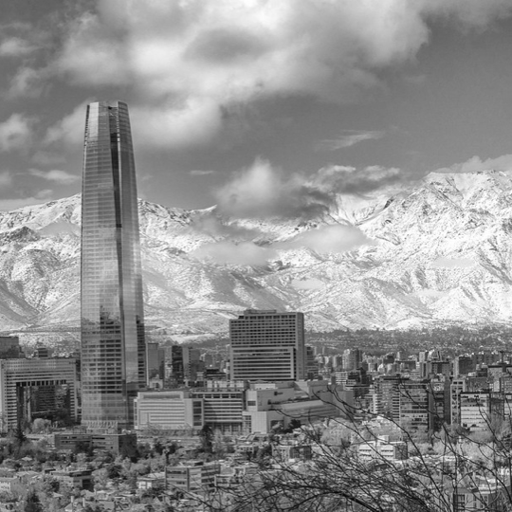
#> input picture T3/santiago512.png, 512 x 512 px
$ python t3.py
#> lines starting #> are read from the running program, lines starting #| are printed output that depends on the picture; after the words box and inside, x2 and y2 are one past the last pixel; in counts of white or black regions, pixels touching at a corner belong together
import cv2
import numpy as np
from matplotlib import pyplot as plt
from scipy.fftpack import dct, fft
from skimage import color, data, restoration

def gkern(l=5, sig=1.):
    """
    creates gaussian kernel with side length l and a sigma of sig
    """
    # código sacado de : https://stackoverflow.com/questions/29731726/how-to-calculate-a-gaussian-kernel-matrix-efficiently-in-numpy
    ax = np.linspace(-(l - 1) / 2., (l - 1) / 2., l)
    xx, yy = np.meshgrid(ax, ax)

    kernel = np.exp(-0.5 * (np.square(xx) + np.square(yy)) / np.square(sig))

    return kernel / np.sum(kernel)

def calculate_largue(maximo, grupos):
    return maximo-grupos + 1

def degradacion_vertical(path, n):
#> called with path = 'santiago512.png', n = 57
    img = cv2.imread(f'{path}', cv2.IMREAD_GRAYSCALE)
#> img is the input picture: shape (512, 512); min 5, max 255, mean 142.1
    shape = img.shape
#> shape = (512, 512)
    M = shape[1]
#> M = 512
    N = calculate_largue(shape[0], n)
#> N = 456
    H = np.zeros((N, M))
    h_row = [1/n]*n
    for i in range(N):
        H[i][i:n+i] = h_row
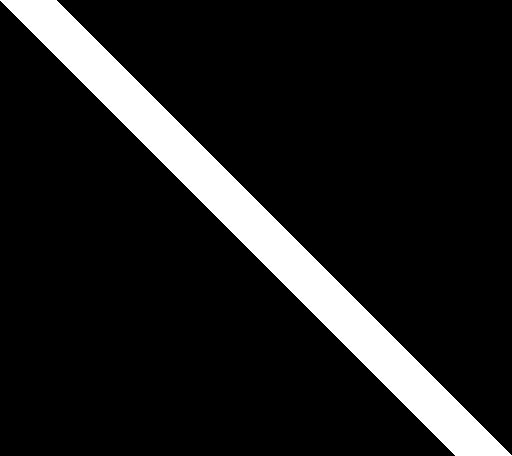
#> H: shape (456, 512) float64; values 0 (black) and 0.0175 (white), 11.1% white; 1 white region, box (x1, y1, x2, y2) and area: (0, 0, 512, 456) 25992

    result = np.round(H.dot(img))
    return img, result, H

def find_A(H,W):
    lammbda = 10**6
    first =lammbda * (np.transpose(H).dot(H))
    second = np.transpose(W).dot(W)
#> second: shape (512, 512) float64; values 0 (black) and 1 (white), 0.2% white in thin lines or dots
    A = lammbda*np.linalg.inv(first + second)
    A = A.dot(np.transpose(H))
#> A: shape (512, 456) float64
    return A

def restauracion_normal(degradacion, H, tipo = "vertical"):
    shape = H.shape #antes degradacion.shape
    W = np.identity(shape[1])
    A = find_A(H,W)
    if tipo == "vertical":
        restauracion = A.dot(degradacion)
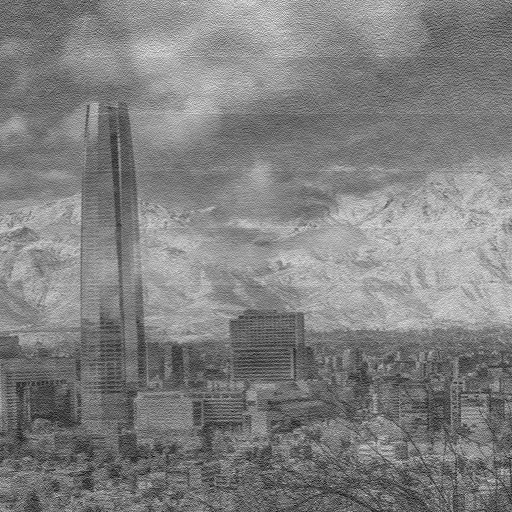
#> restauracion: shape (512, 512) float64; min -65.8, max 346.1, mean 142.1; drawn with min black and max white
    elif tipo == "c":
        restauracion = np.transpose(A).dot(degradacion)
    else:
        restauracion = A.dot(degradacion.flatten())
        restauracion = np.reshape(restauracion, (64,64))
    return restauracion

def calcular_error(original, restauracion):
    error = np.round(np.average((np.abs(original-restauracion)/255)*100), 2)
#> error = 8.9
    print("el error es:", error)
#| el error es: 8.9
    plt.imshow(restauracion, cmap="gray")
    plt.show()

def restauracion_minio(degradacion, H):
    shape = H.shape
#> shape = (456, 512)
    N = shape[0]
#> N = 456
    P = np.identity(shape[0])
    for _ in range(shape[1]-N):
        P = np.insert(P, P.shape[1], np.array([0]*shape[0]), 1)
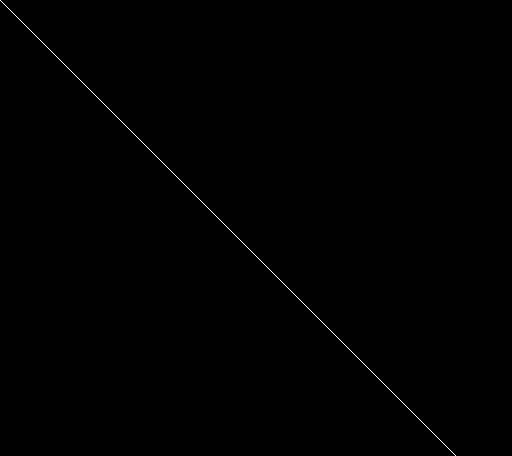
#> P: shape (456, 512) float64; values 0 (black) and 1 (white), 0.2% white in thin lines or dots, all inside (x1, y1, x2, y2) = (0, 0, 456, 456)

    W = P-H
    A = find_A(H,W)
    restauracion = A.dot(degradacion)
#| el error es: 8.89
    return restauracion

def restauracion_dct(degradacion, H, n):
#> called with n = 8
    M = H.shape[1]
#> M = 512
    K = np.identity(M)
    D = dct(np.eye(M), axis=0)
    kernel = gkern(2*n, n)

    K[0:n, 0:n] *= kernel[0:n, 0:n]
    W = K.dot(D)
    A = find_A(H,W)
#> in find_A (call 3), `A = A.dot(np.transpose(H))`:
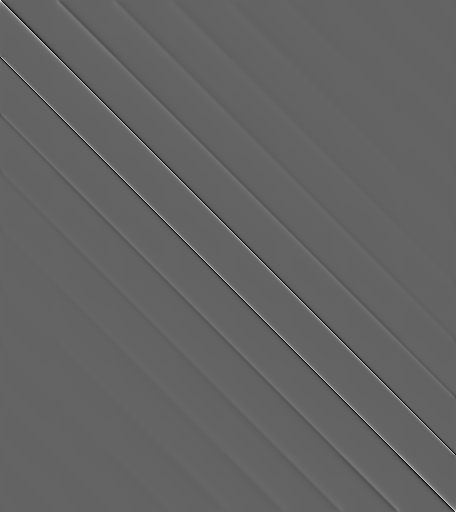
#> A: shape (512, 456) float64; min -5.89, max 9.13, mean 0.00219; drawn with min black and max white
    restauracion = A.dot(degradacion)
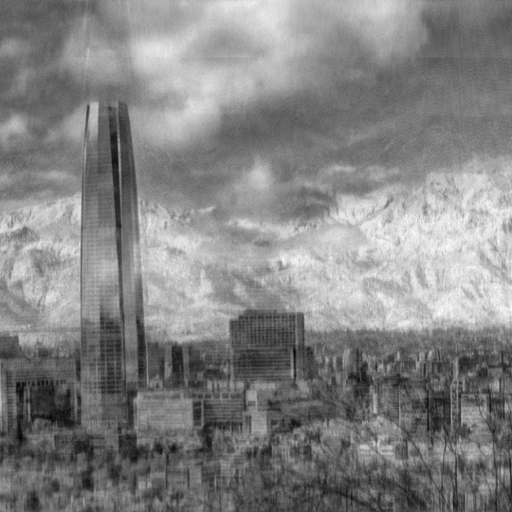
#> restauracion: shape (512, 512) float64; min 9.76, max 265.3, mean 142.1; drawn with min black and max white
#| el error es: 3.98
    return restauracion

def degradacion_foco(path, n):
#> called with path = 'moon64.png', n = 5
    img = cv2.imread(f'{path}', cv2.IMREAD_GRAYSCALE)
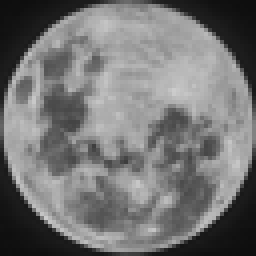
#> input picture T3/moon64.png, 64 x 64 px (shown 4 times larger)
#> img is the input picture: shape (64, 64); min 14, max 204, mean 116.5
    img_columnizada = []
    M, C = img.shape[0], img.shape[1]
#> M = 64; C = 64
    N = calculate_largue(M, n)
#> N = 60
    img_columnizada = img.flatten()
#> img_columnizada = 4096 values, max 204 at index 1451, min 14 at index 0, mean 116.5
    H = []
    fila = [1/(n*n)]*n + [0]*(M-n)
    zeros = [0]*M
#> zeros = 64 values from 0 to 0
    fila = fila*n+ zeros*(C-n)
    for _ in range(0, N**2, N):
        for _ in range(N):
            copia = fila.copy()
            H.append(copia)
            element = fila.pop(M**2-1)
            fila.insert(0, element)

        for _ in range(M-N):
            element = fila.pop(M**2-1)
            fila.insert(0, element)

    H = np.array(H)
    G = H.dot(img_columnizada)
#> G = 3600 values, max 191 at index 1182, min 14.8 at index 3599, mean 125.3
    G = G.reshape((N, N))
    return img, G, H

def calculate_H_from_img(img, n):
    N, _ = img.shape
    M = N+n-1
    H = np.zeros((N, M))
    h_row = [1/n]*n

    for i in range(N):
        H[i][i:n+i] = h_row
    return H

def restore_img_dct(img, n, k):
    B, G, R = img[:,:,2], img[:,:,1], img[:,:,0]
    B, G, R = np.transpose(B), np.transpose(G), np.transpose(R)
    H = calculate_H_from_img(R, n)
    rest_R = restauracion_dct(R, H,k)
    rest_G = restauracion_dct(G, H,k)
    rest_B = restauracion_dct(B, H,k)
    rest_R, rest_G, rest_B = rest_R.astype(np.float32)/255, rest_G.astype(np.float32)/255, rest_B.astype(np.float32)/255
    restored = cv2.merge([np.transpose(rest_B), np.transpose(rest_G), np.transpose(rest_R)])
    return restored

def restore_img_minio(img, n):
    B, G, R = img[:,:,2], img[:,:,1], img[:,:,0]
    B, G, R = np.transpose(B), np.transpose(G), np.transpose(R)
    H = calculate_H_from_img(R, n)
    rest_R = restauracion_minio(R, H)
    rest_G = restauracion_minio(G, H)
    rest_B = restauracion_minio(B, H)
    rest_R, rest_G, rest_B = rest_R.astype(np.float32)/255, rest_G.astype(np.float32)/255, rest_B.astype(np.float32)/255
    restored = cv2.merge([np.transpose(rest_B), np.transpose(rest_G), np.transpose(rest_R)])
    return restored


if __name__ == "__main__":
    original, degradacion, H = degradacion_vertical("santiago512.png", 57)
    print("------------------NORMAL--------------------------")
    restauracion1 = restauracion_normal(degradacion, H)
    calcular_error(original, restauracion1)
    print("-----------------MINIO-------------------------")

    restauracion2 = restauracion_minio(degradacion, H)
    calcular_error(original, restauracion2)
    print("---------------- DCT--------------------")
    rest3 = restauracion_dct(degradacion, H, 8)
    calcular_error(original, rest3)

    print("---------------- moon ----------------------")
    original, degradacion, H = degradacion_foco("moon64.png", 5)
#> H: shape (3600, 4096) float64; values 0 (black) and 0.04 (white), 0.61% white; 5 white regions, box (x1, y1, x2, y2) and area: (0, 0, 3840, 3600) 18000, (64, 0, 3904, 3600) 18000, (128, 0, 3968, 3600) 18000, (192, 0, 4032, 3600) 18000, (256, 0, 4096, 3600) 18000
    plt.imshow(degradacion)
    plt.show()
    rest1 = restauracion_normal(degradacion, H, "blur")
#> in find_A (call 4), `second = np.transpose(W).dot(W)`:
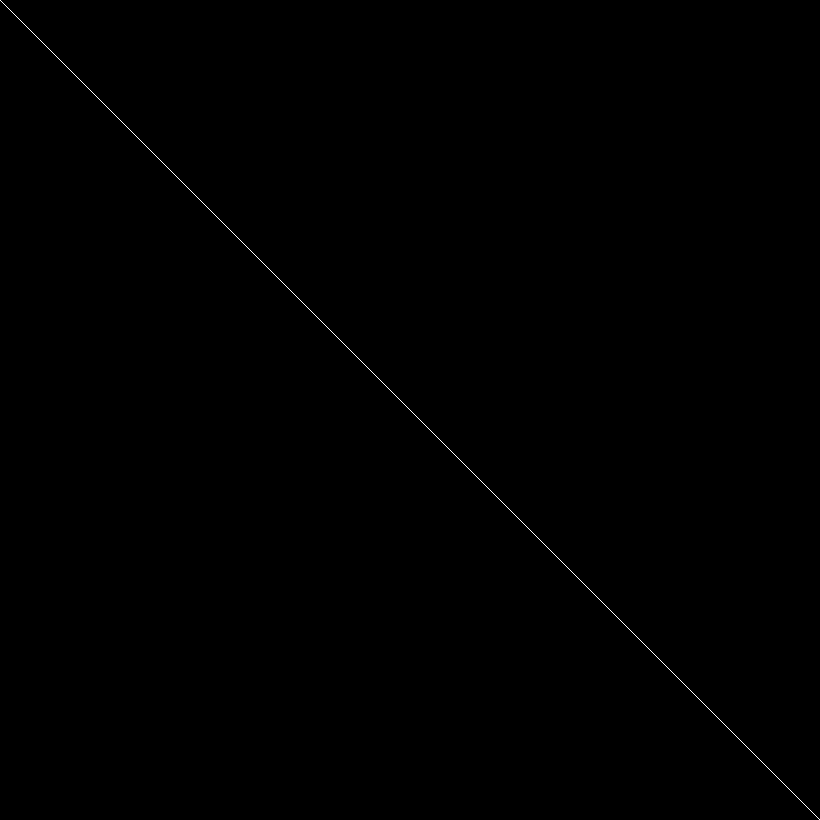
#> second: shape (4096, 4096) float64 (shown at 1/5 size); values 0 (black) and 1 (white), 0.02% white in thin lines or dots
    calcular_error(original, rest1)
#| el error es: 1.74

    print("---------------- Proceso real 1 ----------------------")
    n = 50
    img2 = cv2.imread('image_blur_01.png')
    rest = restore_img_dct(img2, n, 12)
#> (the run stopped early here; a loop or call above may not have finished)
